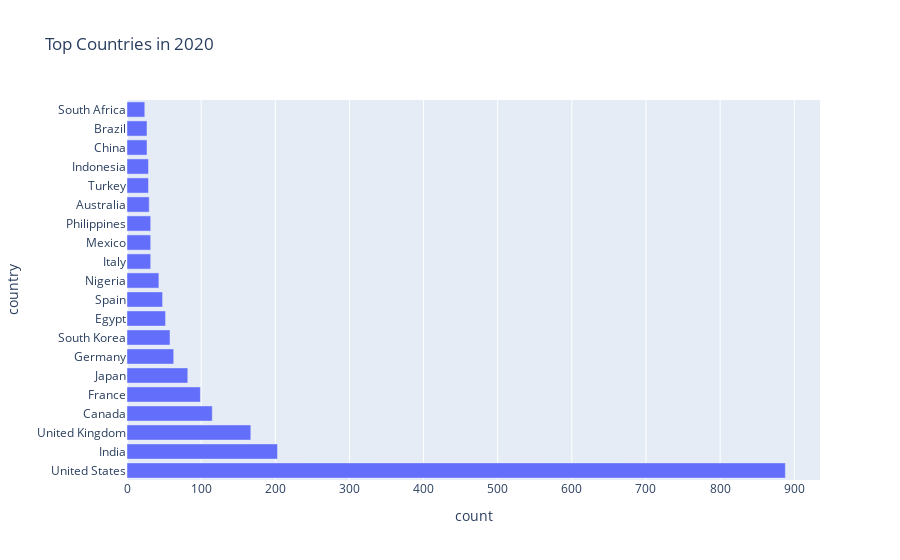

Notebook source saved alongside this figure:
### Code cell
country_year = df_countries.dropna(subset=['year']).groupby(['year','country']).size().reset_index(name='count')


year_to_plot = 2020
cy = country_year[country_year['year']==year_to_plot].sort_values('count', ascending=False).head(20)
fig = px.bar(cy, x='count', y='country', orientation='h', title=f'Top Countries in {year_to_plot}')
fig.show()

### Figure 1 — Plotly figure (JSON) as saved in the notebook; plotly's stock layout.template omitted (floating-point values rounded to 4 significant figures)
{"data": [{"alignmentgroup": "True", "hovertemplate": "count=%{x}<br>country=%{y}<extra></extra>", "legendgroup": "", "marker": {"color": "#636efa", "pattern": {"shape": ""}}, "name": "", "offsetgroup": "", "orientation": "h", "showlegend": false, "textposition": "auto", "type": "bar", "x": [888, 203, 167, 115, 99, 82, 63, 58, 52, 48, 43, 32, 32, 32, 30, 29, 29, 27, 27, 24], "xaxis": "x", "y": ["United States", "India", "United Kingdom", "Canada", "France", "Japan", "Germany", "South Korea", "Egypt", "Spain", "Nigeria", "Italy", "Mexico", "Philippines", "Australia", "Turkey", "Indonesia", "China", "Brazil", "South Africa"], "yaxis": "y"}], "layout": {"barmode": "relative", "legend": {"tracegroupgap": 0}, "title": {"text": "Top Countries in 2020"}, "xaxis": {"anchor": "y", "domain": [0, 1], "title": {"text": "count"}}, "yaxis": {"anchor": "x", "domain": [0, 1], "title": {"text": "country"}}}}
